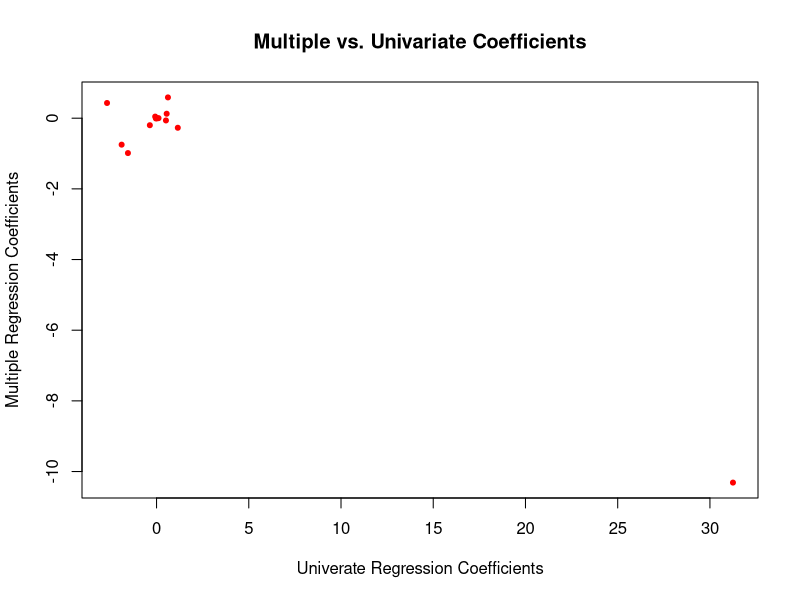

Write R code to recreate this figure.
## ---- chunk 1
knitr::opts_chunk$set(echo = TRUE)
## ---- chunk 2
library(MASS)
## ---- chunk 3
data("Boston")
## ---- chunk 4
fit1 = lm(Boston$crim ~ Boston$zn)
fit2 = lm(Boston$crim ~ Boston$indus)
fit3 = lm(Boston$crim ~ Boston$chas)
fit4 = lm(Boston$crim ~ Boston$nox)
fit5 = lm(Boston$crim ~ Boston$rm)
fit6 = lm(Boston$crim ~ Boston$age)
fit7 = lm(Boston$crim ~ Boston$dis)
fit8 = lm(Boston$crim ~ Boston$rad)
fit9 = lm(Boston$crim ~ Boston$tax)
fit10 = lm(Boston$crim ~ Boston$ptratio)
fit11 = lm(Boston$crim ~ Boston$black)
fit12 = lm(Boston$crim ~ Boston$lstat)
fit13 = lm(Boston$crim ~ Boston$medv)
## ---- chunk 5
multiple_model = lm(crim ~ ., data = Boston)
summary(multiple_model)
## ---- chunk 6
#For each fit, we obtain the beta 1 parameter and add it to our universate coefficient 
univerate_regression = vector("numeric", 0)
univerate_regression = c(univerate_regression, fit1$coefficients[2]) 
univerate_regression = c(univerate_regression, fit2$coefficients[2]) 
univerate_regression = c(univerate_regression, fit3$coefficients[2]) 
univerate_regression = c(univerate_regression, fit4$coefficients[2]) 
univerate_regression = c(univerate_regression, fit5$coefficients[2]) 
univerate_regression = c(univerate_regression, fit6$coefficients[2]) 
univerate_regression = c(univerate_regression, fit7$coefficients[2]) 
univerate_regression = c(univerate_regression, fit8$coefficients[2]) 
univerate_regression = c(univerate_regression, fit9$coefficients[2]) 
univerate_regression = c(univerate_regression, fit10$coefficients[2]) 
univerate_regression = c(univerate_regression, fit11$coefficients[2]) 
univerate_regression = c(univerate_regression, fit12$coefficients[2]) 
univerate_regression = c(univerate_regression, fit13$coefficients[2]) 

multiple_regression = vector("numeric", 0)
multiple_regression = c(multiple_regression, multiple_model$coefficients)
multiple_regression = multiple_regression[-1] #Remove coefficient of crim
## ---- chunk 7
plot(univerate_regression, multiple_regression, xlab = "Univerate Regression Coefficients", ylab = "Multiple Regression Coefficients", main = "Multiple vs. Univariate Coefficients", col = 'red', pch = 20)
## ---- chunk 8
cubic1 = lm(crim ~ zn + I(zn^2) +I(zn^3), data = Boston)
cubic2 = lm(crim ~ indus + I(indus^2) +I(indus^3), data = Boston)
cubic3 = lm(crim ~ chas + I(chas^2) +I(chas^3), data = Boston)
cubic4 = lm(crim ~ nox + I(nox^2) +I(nox^3), data = Boston)
cubic5 = lm(crim ~ rm + I(rm^2) +I(rm^3), data = Boston)
cubic6 = lm(crim ~ age + I(age) +I(age^3), data = Boston)
cubic7 = lm(crim ~ dis + I(dis^2) +I(dis^3), data = Boston)
cubic8 = lm(crim ~ rad + I(rad^2) +I(rad^3), data = Boston)
cubic9 = lm(crim ~ tax + I(tax^2) +I(tax^3), data = Boston)
cubic10 = lm(crim ~ ptratio + I(ptratio^2) +I(ptratio^3), data = Boston)
cubic11 = lm(crim ~ black + I(black^2) +I(black^3), data = Boston)
cubic12 = lm(crim ~ lstat + I(lstat) +I(lstat^3), data = Boston)
cubic13 = lm(crim ~ medv + I(medv^2) +I(medv), data = Boston)
